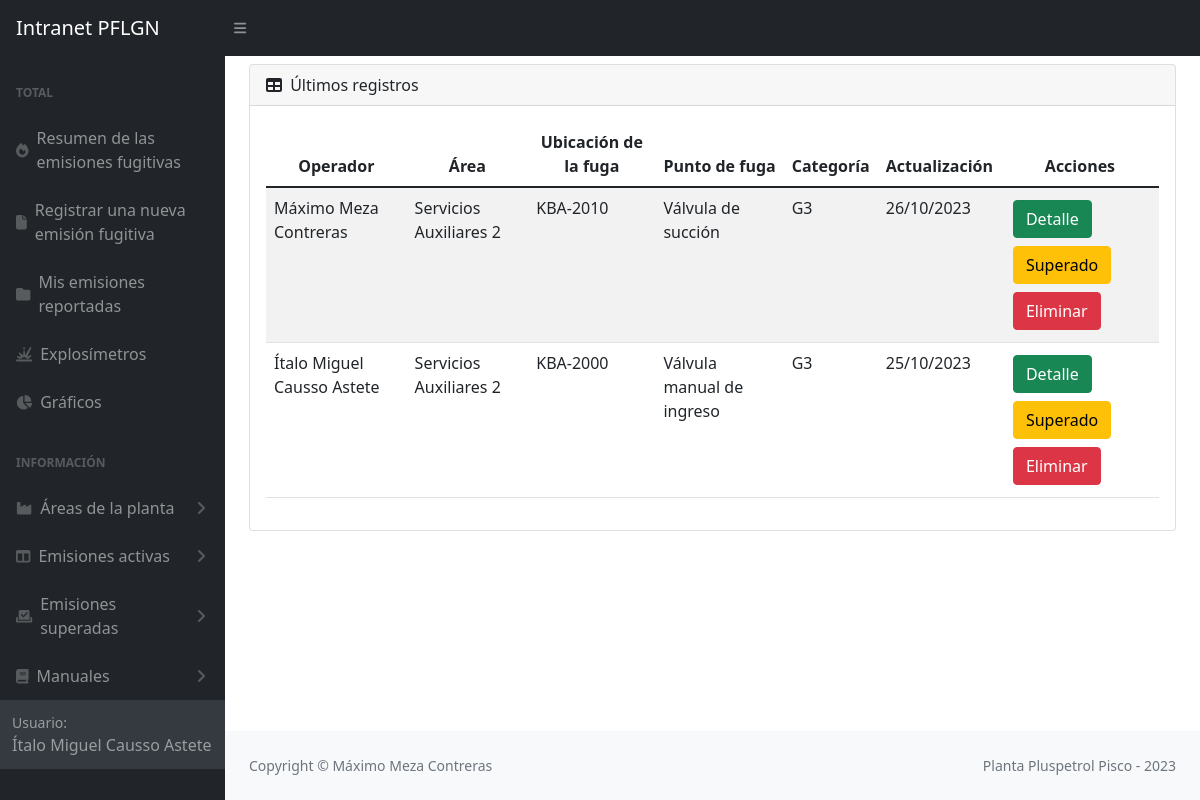
The app's page /listaEmisionesG3/ (signed in) with its own data.
### emisiones/models.py (models this page shows, shortened)
class Emision(models.Model):
    site = models.CharField(max_length=20, choices=SITE_CHOICES, default='Pisco')
    yacimiento = models.CharField(max_length=100, choices=YACIMIENTO_CHOICES, default='Pisco')
    area = models.CharField(max_length=100)
    sistema = models.CharField(max_length=100)
    ubicacion = models.TextField(max_length=200)
    fuga = models.TextField(max_length=300)
    fluido = models.CharField(max_length=100)
    sustancia = models.CharField(max_length=100)
    componente = models.CharField(max_length=100)
    instalacion = models.CharField(max_length=100)
    tamAccesorio = models.CharField(max_length=100)
    medicion = models.PositiveIntegerField()
    medicion15 = models.CharField(max_length=100)
    presion = models.CharField(max_length=100)
    ciclado = models.CharField(max_length=50)
    ignicion = models.CharField(max_length=50)
    localizacion = models.CharField(max_length=50)
    usuario = models.ForeignKey(User, on_delete=models.SET_NULL, null=True)
    fechaReporte = models.DateField()
    updated_at = models.DateTimeField(null=True)
    created_at = models.DateField(auto_now_add=True,null=True)
    emisionSuperada = models.BooleanField(default=False)
    FCF = models.PositiveSmallIntegerField(null=True)
    categoria = models.CharField(max_length=10, null=True)
    imagen = models.ImageField(upload_to='imagenesEmisiones', null=True)

### emisiones/views.py (the view)
# urls.py: path('listaEmisionesG3/', views.listaEmisionesG3, name='listaEmisionesG3'),
@login_required
def listaEmisionesG3(request):
    Emisiones = Emision.objects.filter(categoria='G3').order_by('-updated_at')
    return render (request, 'activaG3Emisiones.html',{'Emisiones' : Emisiones})

### emisiones/templates/activaG3Emisiones.html (shortened to what this page needs)
{% extends 'partials/_barraLateralEmisiones.html' %}
{% block content %}
<div class="container mt-2">
    <main>
        <div class="card mb-4">
            <div class="card-header">
                <i class="fas fa-table me-1"></i>
                Últimos registros
            </div>
            <div class="card-body">
                <table class="table table-striped table-responsive" id="datatablesSimple">
                    <thead>
                        <tr>
                            <th>Operador</th>
                            <th>Área</th>
                            <th>Ubicación de la fuga</th>
                            <th>Punto de fuga</th>
                            <th>Categoría</th>
                            <th>Actualización</th>
                            <th>Acciones</th>
                        </tr>
                    </thead>
                    <tbody>
                        {% for Emision in Emisiones %}
                        <tr>
                            <td>{{Emision.usuario.first_name}} {{Emision.usuario.last_name}} </td>
                            <td>{{Emision.area}}</td>
                            <td>{{Emision.ubicacion}}</td>
                            <td>{{Emision.fuga}}</td>
                            <td>{{Emision.categoria}}</td>
                            <td>{{Emision.created_at|date:'d/m/Y'}}</td>
                            <td>
                                <button type="button" class="btn btn-success m-1"><a style="color: white; text-decoration:none"  href="{% url 'detalleEmisiones' Emision.id %}">Detalle</a></button>
                                <button type="button" class="btn btn-warning m-1"><a style="color: black; text-decoration:none"  href="#">Superado</a></button>
                                <form id='formEliminarEmision' action="{% url 'eliminarEmisiones' Emision.id %}" method="post">
                                    <button type="button" class="btn btn-danger m-1"><a style="color: white; text-decoration:none"  href="{% url 'eliminarEmisiones' Emision.id %}">Eliminar</a></button>
                                </form>
                            </td>
                        </tr>
                        {% empty %}
                            <td colspan="7">No tiene registros</td>
                        {% endfor %}
                    </tbody>
                </table>
            </div>
        </div>
    </main>
{% endblock %}

### emisiones/templates/partials/_barraLateralEmisiones.html (shortened to what this page needs)
{% load static %}
<!DOCTYPE html>
<html lang="en">
<head>
    <link href="https://cdn.jsdelivr.net/npm/bootstrap@5.3.0-alpha3/dist/css/bootstrap.min.css" rel="stylesheet">
    <link rel="stylesheet" type="text/css" href="{% static 'css/dashboardEmisiones.css' %}">
    <link rel="stylesheet" type="text/css" href="{% static 'css/mainEmisiones.css' %}">
</head>
<body  class="sb-nav-fixed">
    <nav class="sb-topnav navbar navbar-expand navbar-dark bg-dark">
        <a class="navbar-brand ps-3" href='/'>Intranet PFLGN</a>
        <button class="btn btn-link btn-sm order-1 order-lg-0 me-4 me-lg-0" id="sidebarToggle"><i class="fas fa-bars"></i></button>
    </nav>
    <div id="layoutSidenav">
        <div id="layoutSidenav_nav">
            <nav class="sb-sidenav accordion sb-sidenav-dark" id="sidenavAccordion">
                <div class="sb-sidenav-menu">
                    <div class="nav">
                        <div class="sb-sidenav-menu-heading">Total</div>
                        <a class="nav-link" href="/emisionesFugitivas">
                            <div class="sb-nav-link-icon"><i class="fa-solid fa-fire"></i></div>
                                Resumen de las emisiones fugitivas
                        </a>
                        <a class="nav-link" href='/registrarEmisiones'>
                            <div class="sb-nav-link-icon"><i class="fa-solid fa-file"></i></div>
                                Registrar una nueva emisión fugitiva
                        </a>
                        <a class="nav-link" href='/listaMisReportes'>
                            <div class="sb-nav-link-icon"><i class="fa-solid fa-folder"></i></div>
                                Mis emisiones reportadas
                        </a>
                        <a class="nav-link" href='/explosimetros'>
                            <div class="sb-nav-link-icon"><i class="fa-solid fa-explosion"></i></div>
                                Explosímetros
                        </a>
                        <a class="nav-link" href='/graficasEmisiones'>
                            <div class="sb-nav-link-icon"><i class="fa-solid fa-chart-pie"></i></div>
                                Gráficos
                        </a>
                        <div class="sb-sidenav-menu-heading">Información</div>
                        <a class="nav-link collapsed" href="#" data-bs-toggle="collapse" data-bs-target="#collapseAreas" aria-expanded="false" aria-controls="collapseLayouts">
                            <div class="sb-nav-link-icon"><i class="fa-solid fa-industry"></i></div>
                                Áreas de la planta
                            <div class="sb-sidenav-collapse-arrow"><i class="fas fa-angle-down"></i></div>
                        </a>
                        <a class="nav-link collapsed" href="#" data-bs-toggle="collapse" data-bs-target="#collapseCrios" aria-expanded="false" aria-controls="collapseLayouts">
                            <div class="sb-nav-link-icon"><i class="fas fa-columns"></i></div>
                                Emisiones activas
                            <div class="sb-sidenav-collapse-arrow"><i class="fas fa-angle-down"></i></div>
                        </a>
                            <a class="nav-link collapsed" href="#" data-bs-toggle="collapse" data-bs-target="#collapseSuperadas" aria-expanded="false" aria-controls="collapseLayouts">
                                <div class="sb-nav-link-icon"><i class="fa-solid fa-check-to-slot"></i></div>
                                    Emisiones superadas
                                <div class="sb-sidenav-collapse-arrow"><i class="fas fa-angle-down"></i></div>
                            </a>
                            <a class="nav-link collapsed" href="#" data-bs-toggle="collapse" data-bs-target="#collapseCSU" aria-expanded="false" aria-controls="collapseLayouts">
                                <div class="sb-nav-link-icon"><i class="fa-solid fa-book"></i></i></div>
                                Manuales
                                <div class="sb-sidenav-collapse-arrow"><i class="fas fa-angle-down"></i></div>
                            </a>
                <div class="sb-sidenav-footer">
                    <div class="small">Usuario:</div>
                    {{user.first_name}} {{user.last_name}}
                </div>
            </nav>
        </div>
        <div id="layoutSidenav_content">
            {% block content %}
            {% endblock %}
        </div>
        <footer class="py-4 bg-light mt-auto">
            <div class="container-fluid px-4">
                <div class="d-flex align-items-center justify-content-between small">
                    <div class="text-muted">Copyright &copy; Máximo Meza Contreras</div>
                    <div class="text-muted">Planta Pluspetrol Pisco - 2023</div>
                </div>
            </div>
        </footer>
</body>
</html>

### emisiones/static/css/mainEmisiones.css (style rules this page uses)
:root { --bs-blue: #0d6efd; --bs-indigo: #6610f2; --bs-purple: #6f42c1; --bs-pink: #d63384; --bs-red: #dc3545; --bs-orange: #fd7e14; --bs-yellow: #ffc107; --bs-green: #198754; --bs-teal: #20c997; --bs-cyan: #0dcaf0; --bs-white: #fff; --bs-gray: #6c757d; --bs-gray-dark: #343a40; --bs-primary: #0d6efd; --bs-secondary: #6c757d; --bs-success: #198754; --bs-info: #0dcaf0; --bs-warning: #ffc107; --bs-danger: #dc3545; --bs-light: #f8f9fa; --bs-dark: #212529; --greyLight-2: #c8d0e7; --card-background: linear-gradient(to bottom right, #f9fafc, #f7f7f8); --card-shadow: inset 2px 2px 3px #ebebf3, inset 4px 4px 15px #ffffff, 3px 3px 12px #c2c7d4; --bs-font-sans-serif: system-ui, -apple-system, "Segoe UI", Roboto, "Helvetica Neue", Arial, "Noto Sans", "Liberation Sans", sans-serif, "Apple Color Emoji", "Segoe UI Emoji", "Segoe UI Symbol", "Noto Color Emoji"; --bs-font-monospace: SFMono-Regular, Menlo, Monaco, Consolas, "Liberation Mono", "Courier New", monospace; --bs-gradient: linear-gradient(180deg, rgba(255, 255, 255, 0.15), rgba(255, 255, 255, 0)); }
.contenedorEmisiones div table tr,th { text-align: center; }

### records on screen
Emision: usuario.first_name "Máximo", usuario.last_name "Meza Contreras", area "Servicios Auxiliares 2", ubicacion "KBA-2010", fuga "Válvula de succión", categoria "G3", created_at "26/10/2023"
Emision: usuario.first_name "Ítalo Miguel", usuario.last_name "Causso Astete", area "Servicios Auxiliares 2", ubicacion "KBA-2000", fuga "Válvula manual de ingreso", categoria "G3", created_at "25/10/2023"

### other values on screen
{{ user.first_name }} "Ítalo Miguel"
{{ user.last_name }} "Causso Astete"
